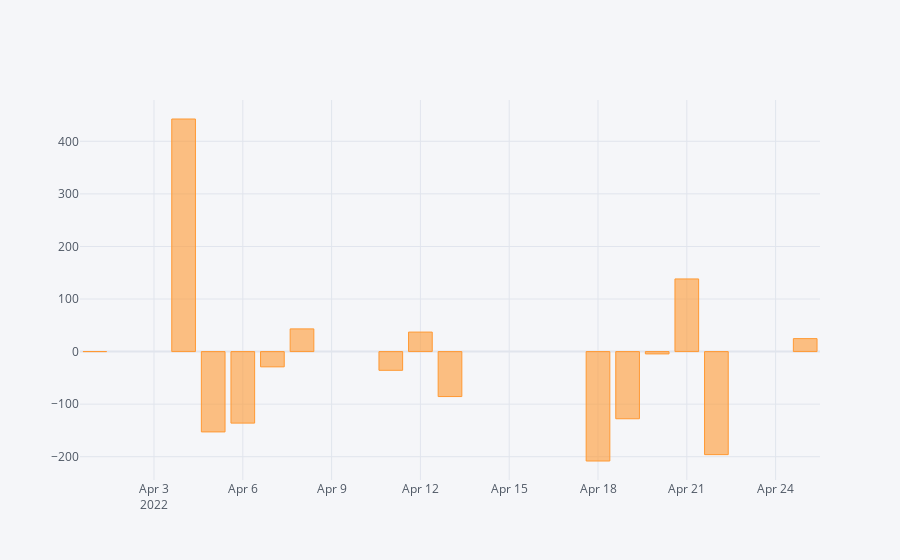

The notebook cell saved with this chart:
### Code cell
final_nifty['Relative Value'].iplot(kind='bar')

### Figure 1 — Plotly figure (JSON) as saved in the notebook; plotly's stock layout.template omitted (floating-point values rounded to 4 significant figures)
{"data": [{"marker": {"color": "rgba(255, 153, 51, 0.6)", "line": {"color": "rgba(255, 153, 51, 1.0)", "width": 1}}, "name": "Relative Value", "orientation": "v", "text": "", "type": "bar", "x": ["2022-04-01", "2022-04-04", "2022-04-05", "2022-04-06", "2022-04-07", "2022-04-08", "2022-04-11", "2022-04-12", "2022-04-13", "2022-04-18", "2022-04-19", "2022-04-20", "2022-04-21", "2022-04-22", "2022-04-25"], "y": [0, 442.4, -152.8, -136.1, -29.06, 43.14, -35.64, 37.08, -85.56, -208.2, -127.8, -4.465, 138.2, -196.0, 24.64]}], "layout": {"legend": {"bgcolor": "#F5F6F9", "font": {"color": "#4D5663"}}, "paper_bgcolor": "#F5F6F9", "plot_bgcolor": "#F5F6F9", "title": {"font": {"color": "#4D5663"}}, "xaxis": {"gridcolor": "#E1E5ED", "showgrid": true, "tickfont": {"color": "#4D5663"}, "title": {"font": {"color": "#4D5663"}, "text": ""}, "zerolinecolor": "#E1E5ED"}, "yaxis": {"gridcolor": "#E1E5ED", "showgrid": true, "tickfont": {"color": "#4D5663"}, "title": {"font": {"color": "#4D5663"}, "text": ""}, "zerolinecolor": "#E1E5ED"}}}
